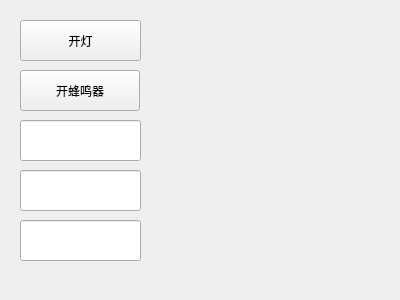
<?xml version="1.0" encoding="UTF-8"?>
<ui version="4.0">
 <class>page1</class>
 <widget class="QWidget" name="page1">
  <property name="geometry">
   <rect>
    <x>0</x>
    <y>0</y>
    <width>400</width>
    <height>300</height>
   </rect>
  </property>
  <property name="windowTitle">
   <string>Form</string>
  </property>
  <widget class="QPushButton" name="pushButton">
   <property name="geometry">
    <rect>
     <x>20</x>
     <y>20</y>
     <width>121</width>
     <height>41</height>
    </rect>
   </property>
   <property name="text">
    <string>开灯</string>
   </property>
  </widget>
  <widget class="QPushButton" name="pushButton_beer">
   <property name="geometry">
    <rect>
     <x>20</x>
     <y>70</y>
     <width>120</width>
     <height>41</height>
    </rect>
   </property>
   <property name="text">
    <string>开蜂鸣器</string>
   </property>
  </widget>
  <widget class="QLineEdit" name="lineEdit_tem">
   <property name="geometry">
    <rect>
     <x>20</x>
     <y>120</y>
     <width>121</width>
     <height>41</height>
    </rect>
   </property>
  </widget>
  <widget class="QLineEdit" name="lineEdit_hum">
   <property name="geometry">
    <rect>
     <x>20</x>
     <y>170</y>
     <width>121</width>
     <height>41</height>
    </rect>
   </property>
  </widget>
  <widget class="QLineEdit" name="lineEdit_light">
   <property name="geometry">
    <rect>
     <x>20</x>
     <y>220</y>
     <width>121</width>
     <height>41</height>
    </rect>
   </property>
  </widget>
 </widget>
 <resources/>
 <connections/>
</ui>
